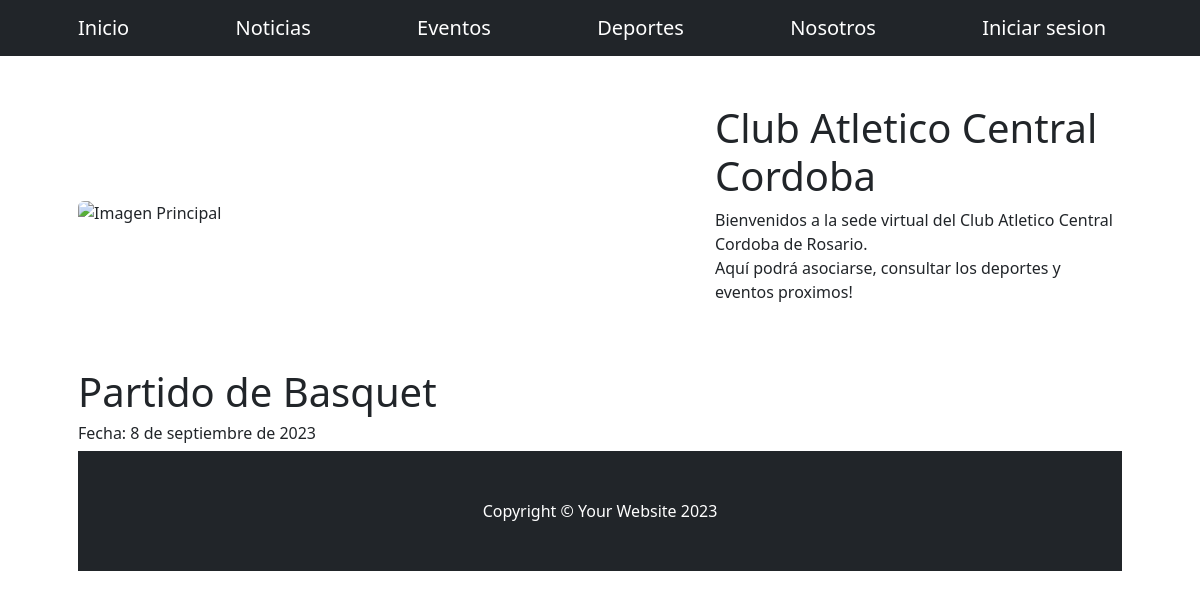
Before: /AppClub/detalleEventos/2/ with the older database file.
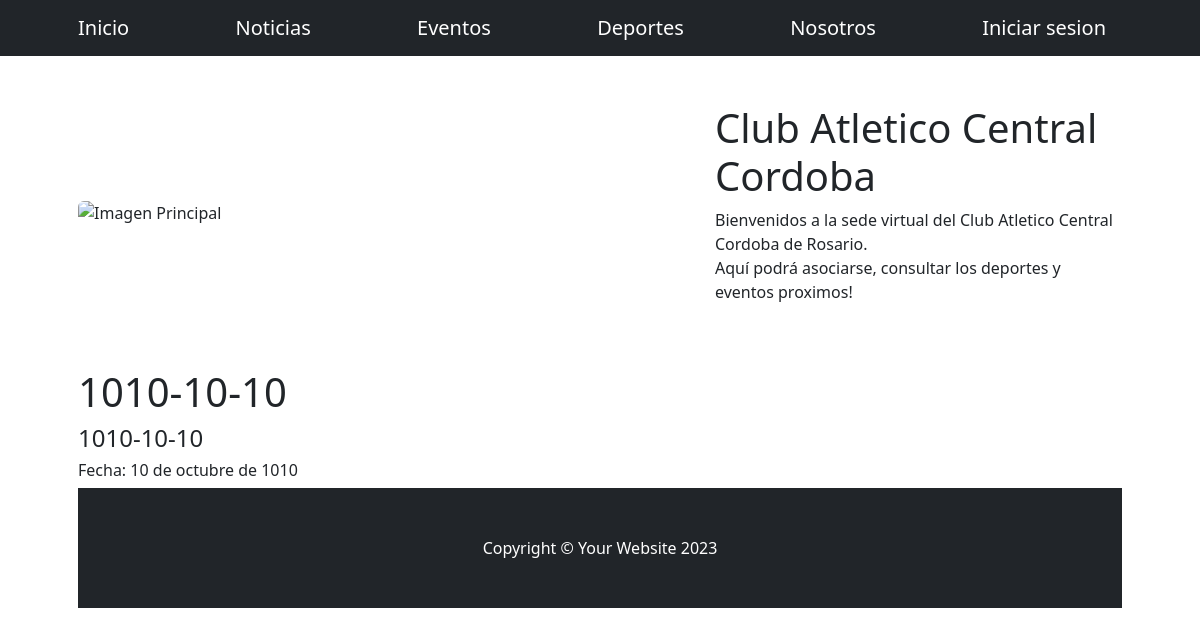
After: the same page with the newer database file.
### AppClub/models.py (models this page shows, shortened)
class Evento(models.Model):
    titulo = models.CharField(max_length=100)
    fecha = models.DateField()
    descripcion = models.TextField()
    deporte = models.ForeignKey(Deporte, on_delete=models.CASCADE, null=True)

### AppClub/views.py (the view)
# urls.py: path("detalleEventos/<pk>/", EventoDetail.as_view(), name="detallarEventos"),
class EventoDetail(DetailView):
    model = Evento
    template_name = "evento_detail.html"
    context_object_name = "evento"

### AppClub/templates/evento_detail.html
{% extends 'padre.html' %}
{% block ContenidoQueCambia %}
<h1>{{evento.titulo}} </h1>
<h4>{{evento.descripcion}}</h4>
<h6>Fecha: {{evento.fecha}}</h4>
    {% endblock ContenidoQueCambia %}

Changed rows visible on the page:
changed Evento: titulo "Partido de Basquet" → "1010-10-10"; descripcion (not shown) → "1010-10-10"; fecha "8 de septiembre de 2023" → "10 de octubre de 1010"
